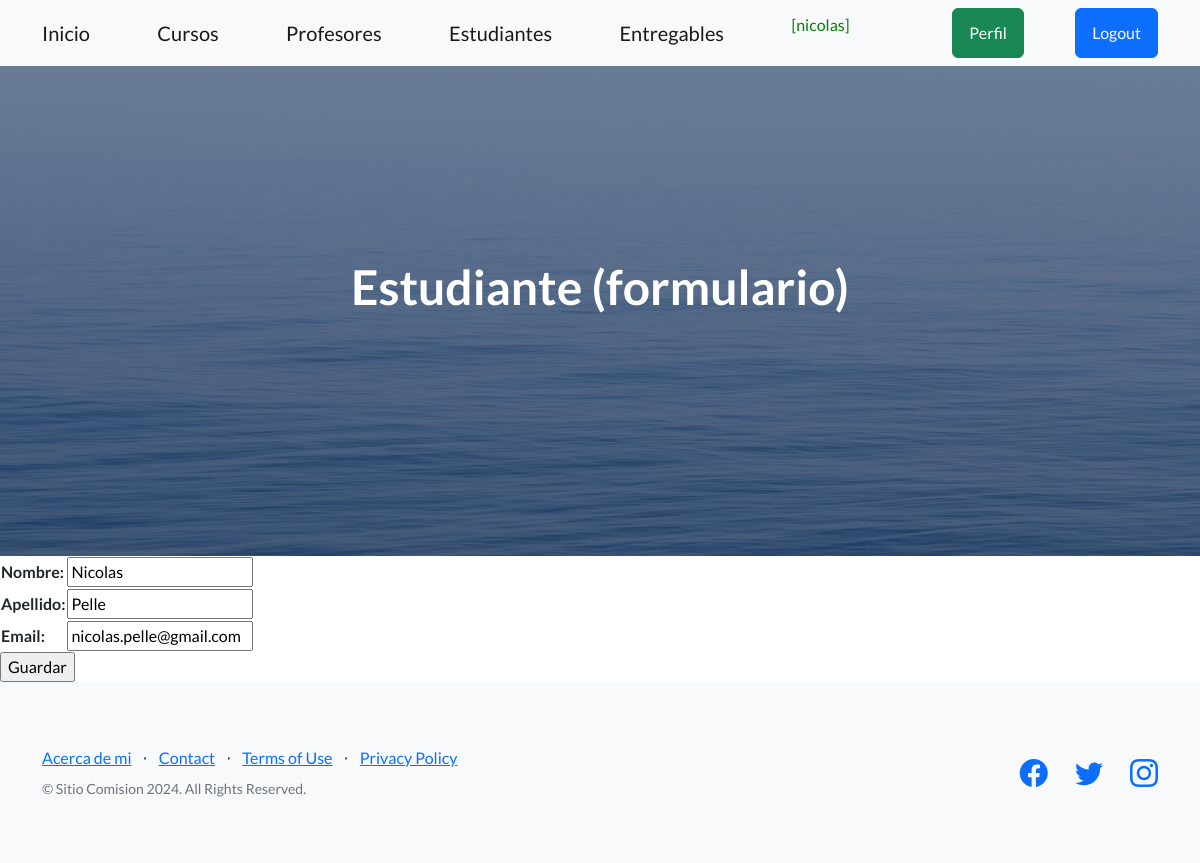
Page /estu_update/1/ (signed in) on the committed database.
### aplicacion/models.py (models this page shows, shortened)
class Estudiante(models.Model):
    nombre = models.CharField(max_length=60)
    apellido = models.CharField(max_length=60)
    email = models.EmailField()

### aplicacion/views.py (the view)
# urls.py: path('estu_update/<int:pk>/', EstudianteUpdate.as_view(), name="estu_update"),
class EstudianteUpdate(LoginRequiredMixin, UpdateView):
    model = Estudiante
    fields = ["nombre", "apellido", "email"]
    success_url = reverse_lazy("estudiantes")

### aplicacion/templates/aplicacion/estudiante_form.html (shortened to what this page needs)
{% extends "aplicacion/index.html" %}
{% block titulo %}
<h1 class="mb-5">Estudiante (formulario)</h1>
{% endblock titulo %}
{% block contenido %}
<form action="" method="post">
    <table>
        {{ form.as_table }}
    </table>
    <input type="submit" value="Guardar">
</form>
{% endblock contenido %}

### aplicacion/templates/aplicacion/index.html (shortened to what this page needs)
<!DOCTYPE html>
<html lang="en">
    <head>
        {% load static %}
        <link href="https://cdn.jsdelivr.net/npm/bootstrap-icons@1.5.0/font/bootstrap-icons.css" rel="stylesheet" type="text/css" />
        <link href="{% static  'css/styles.css' %}" rel="stylesheet" />
        <link rel="stylesheet" href="https://cdnjs.cloudflare.com/ajax/libs/font-awesome/6.4.0/css/all.min.css">
    </head>
    <body>
        <nav class="navbar navbar-light bg-light static-top">
            <div class="container">
                <a class="navbar-brand" href="{% url 'home' %}">Inicio</a>
                {% if  user.is_authenticated %}
                    <a class="navbar-brand" href="{% url 'cursos' %}">Cursos</a>
                    <a class="navbar-brand" href="{% url 'profesores' %}">Profesores</a>
                    <a class="navbar-brand" href="{% url 'estudiantes' %}">Estudiantes</a>
                    <a class="navbar-brand" href="{% url 'entregables' %}">Entregables</a>
                    <p style="color:green">[{{user.username}}]</p>
                    <a class="btn btn-success" href="{% url 'perfil' %}">Perfil</a>
                    <a class="btn btn-primary" href="{% url 'logout' %}">Logout</a>
                {% else %}
                    <a class="btn btn-primary" href="{% url 'login' %}">Login</a>
                    <a class="btn btn-success" href="{% url 'registrar' %}">Registrarse</a>
                {% endif %}
            </div>
        </nav>
        <header class="masthead">
            <div class="container position-relative">
                <div class="row justify-content-center">
                    <div class="col-xl-6">
                        <div class="text-center text-white">
                            {% block titulo %}{% endblock titulo %}
                        </div>
                    </div>
                </div>
            </div>
        </header>
        {% block contenido %}
        {% endblock contenido %}
        <footer class="footer bg-light">
            <div class="container">
                <div class="row">
                    <div class="col-lg-6 h-100 text-center text-lg-start my-auto">
                        <ul class="list-inline mb-2">
                            <li class="list-inline-item"><a href="{% url 'acerca_de_mi' %}">Acerca de mi</a></li>
                            <li class="list-inline-item">⋅</li>
                            <li class="list-inline-item"><a href="#!">Contact</a></li>
                            <li class="list-inline-item">⋅</li>
                            <li class="list-inline-item"><a href="#!">Terms of Use</a></li>
                            <li class="list-inline-item">⋅</li>
                            <li class="list-inline-item"><a href="#!">Privacy Policy</a></li>
                        </ul>
                        <p class="text-muted small mb-4 mb-lg-0">&copy; Sitio Comision 2024. All Rights Reserved.</p>
                    </div>
                    <div class="col-lg-6 h-100 text-center text-lg-end my-auto">
                        <ul class="list-inline mb-0">
                            <li class="list-inline-item me-4">
                                <a href="#!"><i class="bi-facebook fs-3"></i></a>
                            </li>
                            <li class="list-inline-item me-4">
                                <a href="#!"><i class="bi-twitter fs-3"></i></a>
                            </li>
                            <li class="list-inline-item">
                                <a href="#!"><i class="bi-instagram fs-3"></i></a>
                            </li>
                        </ul>
                    </div>
                </div>
            </div>
        </footer>
    </body>
</html>

### rows in the picture
Estudiante: nombre "Nicolas", apellido "Pelle", email "nicolas.pelle@gmail.com"

### other values in the picture
{{ user.username }} "nicolas"
